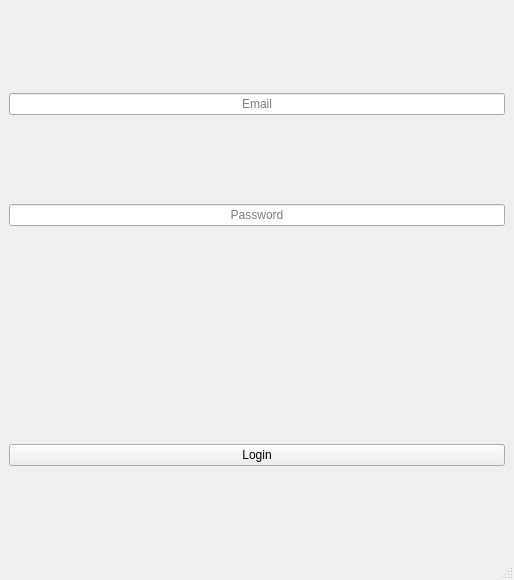
<?xml version="1.0" encoding="UTF-8"?>
<ui version="4.0">
 <class>MainWindow</class>
 <widget class="QMainWindow" name="MainWindow">
  <property name="geometry">
   <rect>
    <x>0</x>
    <y>0</y>
    <width>514</width>
    <height>580</height>
   </rect>
  </property>
  <property name="windowTitle">
   <string>Login Form</string>
  </property>
  <widget class="QWidget" name="centralwidget">
   <layout class="QVBoxLayout" name="verticalLayout_2">
    <item>
     <layout class="QVBoxLayout" name="verticalLayout">
      <item>
       <spacer name="verticalSpacer_3">
        <property name="orientation">
         <enum>Qt::Vertical</enum>
        </property>
        <property name="sizeHint" stdset="0">
         <size>
          <width>20</width>
          <height>40</height>
         </size>
        </property>
       </spacer>
      </item>
      <item>
       <widget class="QLineEdit" name="le_Email">
        <property name="inputMethodHints">
         <set>Qt::ImhNone</set>
        </property>
        <property name="inputMask">
         <string/>
        </property>
        <property name="text">
         <string/>
        </property>
        <property name="echoMode">
         <enum>QLineEdit::Normal</enum>
        </property>
        <property name="alignment">
         <set>Qt::AlignCenter</set>
        </property>
        <property name="placeholderText">
         <string>Email</string>
        </property>
       </widget>
      </item>
      <item>
       <spacer name="verticalSpacer_2">
        <property name="orientation">
         <enum>Qt::Vertical</enum>
        </property>
        <property name="sizeHint" stdset="0">
         <size>
          <width>20</width>
          <height>40</height>
         </size>
        </property>
       </spacer>
      </item>
      <item>
       <widget class="QLineEdit" name="le_Password">
        <property name="echoMode">
         <enum>QLineEdit::Password</enum>
        </property>
        <property name="alignment">
         <set>Qt::AlignCenter</set>
        </property>
        <property name="placeholderText">
         <string>Password</string>
        </property>
       </widget>
      </item>
      <item>
       <spacer name="verticalSpacer">
        <property name="orientation">
         <enum>Qt::Vertical</enum>
        </property>
        <property name="sizeHint" stdset="0">
         <size>
          <width>48</width>
          <height>108</height>
         </size>
        </property>
       </spacer>
      </item>
      <item>
       <widget class="QLabel" name="l_LoginResult">
        <property name="text">
         <string/>
        </property>
        <property name="alignment">
         <set>Qt::AlignCenter</set>
        </property>
       </widget>
      </item>
      <item>
       <spacer name="verticalSpacer_4">
        <property name="orientation">
         <enum>Qt::Vertical</enum>
        </property>
        <property name="sizeHint" stdset="0">
         <size>
          <width>20</width>
          <height>40</height>
         </size>
        </property>
       </spacer>
      </item>
      <item>
       <widget class="QPushButton" name="pb_login">
        <property name="text">
         <string>Login</string>
        </property>
       </widget>
      </item>
      <item>
       <spacer name="verticalSpacer_5">
        <property name="orientation">
         <enum>Qt::Vertical</enum>
        </property>
        <property name="sizeHint" stdset="0">
         <size>
          <width>20</width>
          <height>40</height>
         </size>
        </property>
       </spacer>
      </item>
     </layout>
    </item>
   </layout>
  </widget>
  <widget class="QMenuBar" name="menubar">
   <property name="geometry">
    <rect>
     <x>0</x>
     <y>0</y>
     <width>514</width>
     <height>25</height>
    </rect>
   </property>
  </widget>
  <widget class="QStatusBar" name="statusbar"/>
 </widget>
 <resources/>
 <connections/>
</ui>
